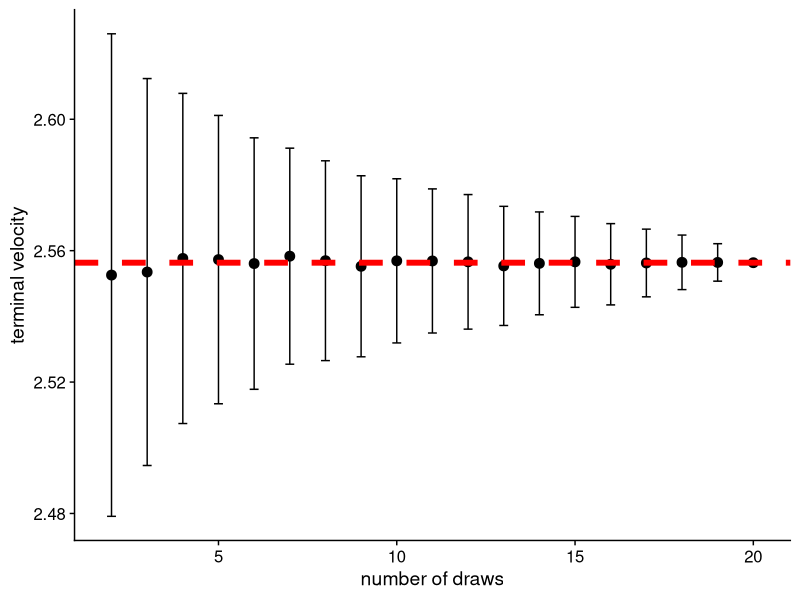
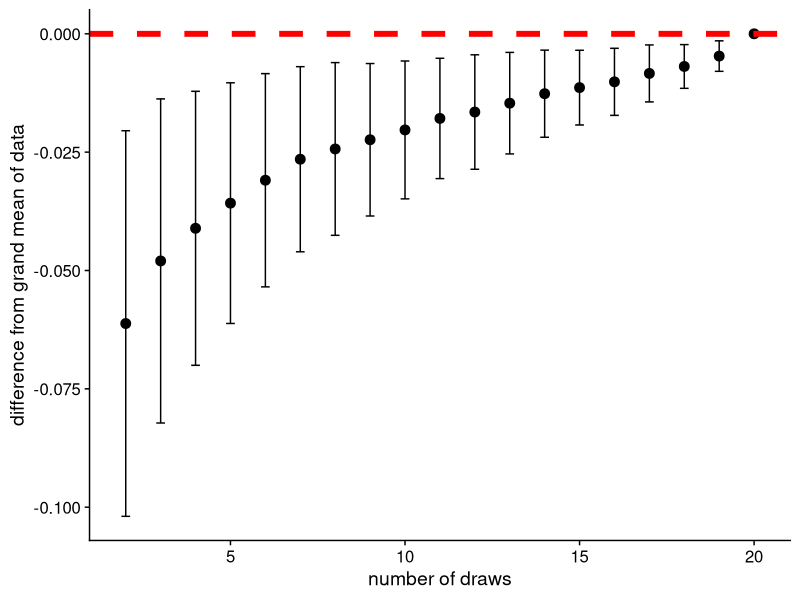
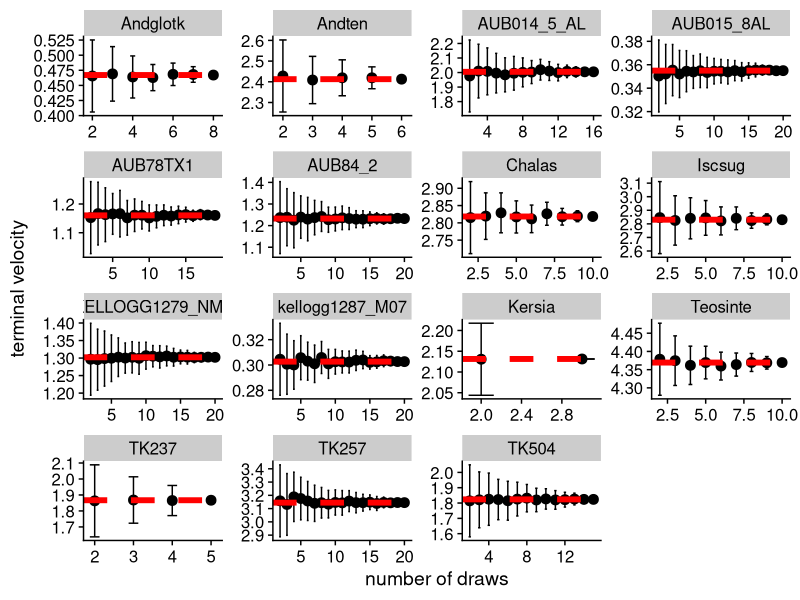
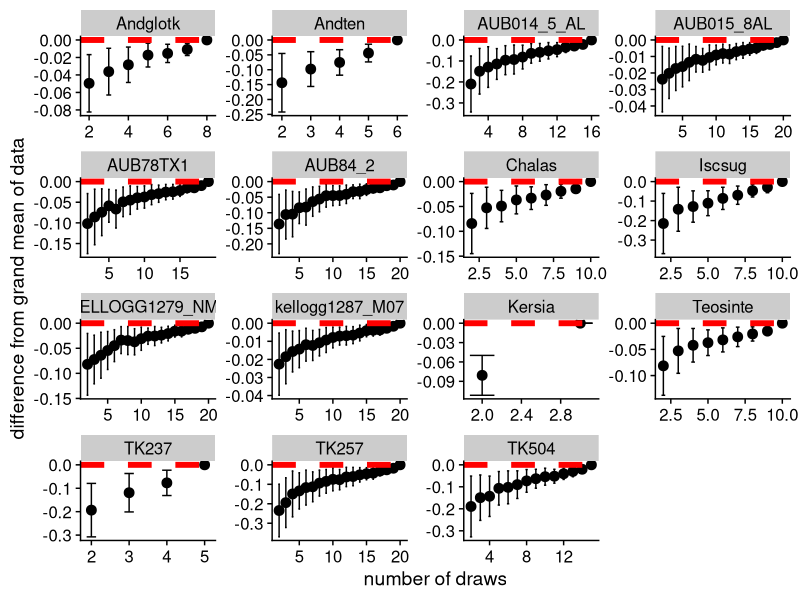
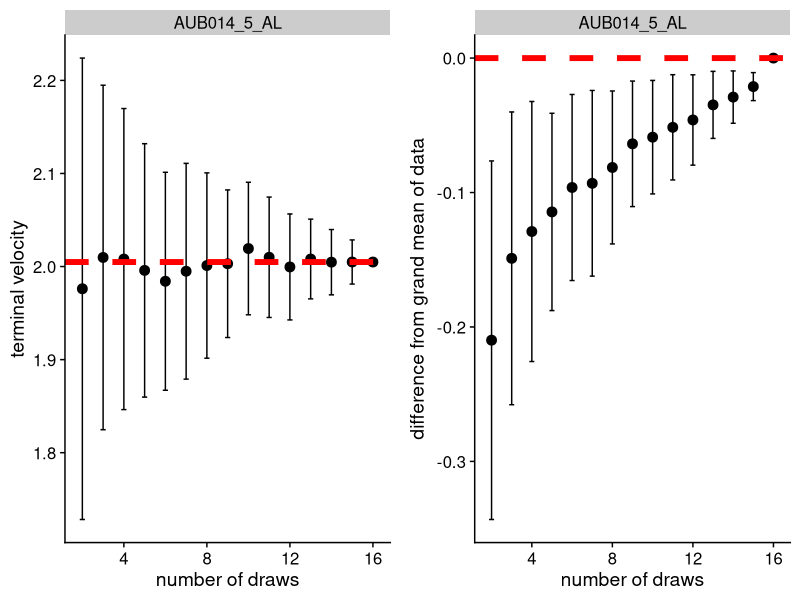
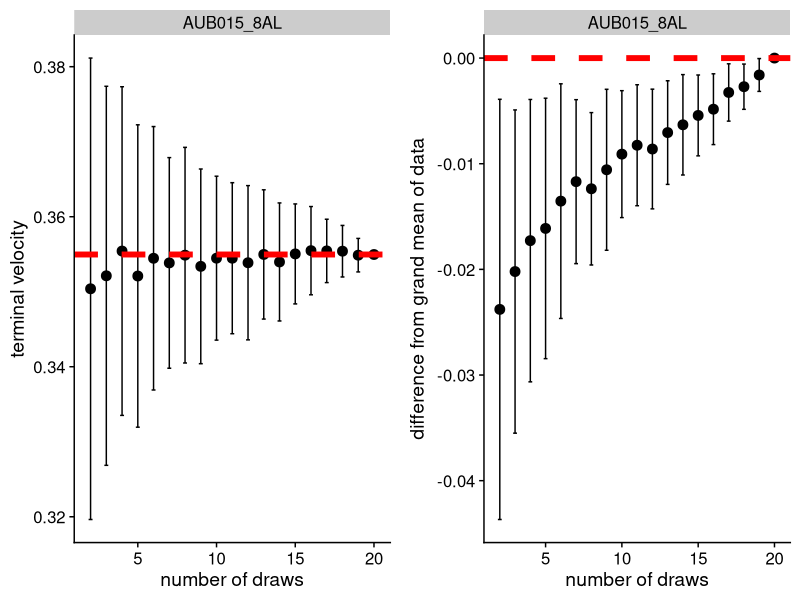
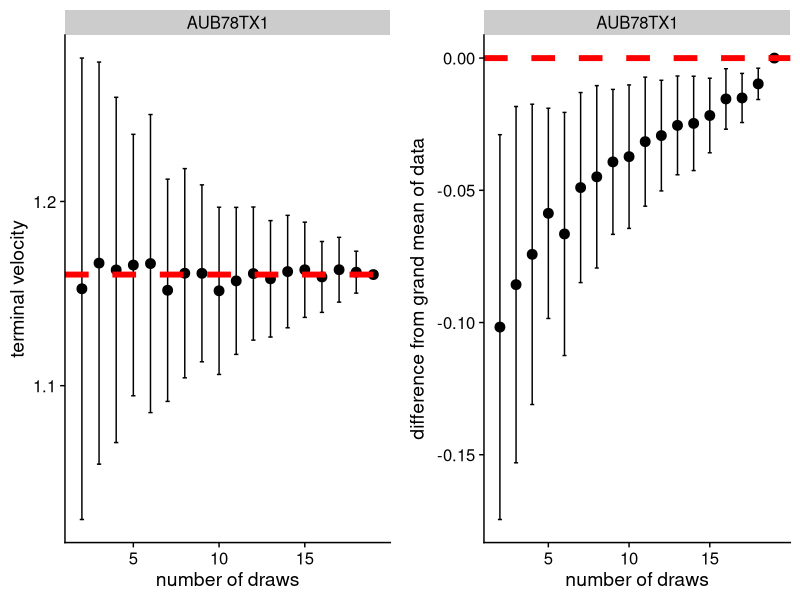
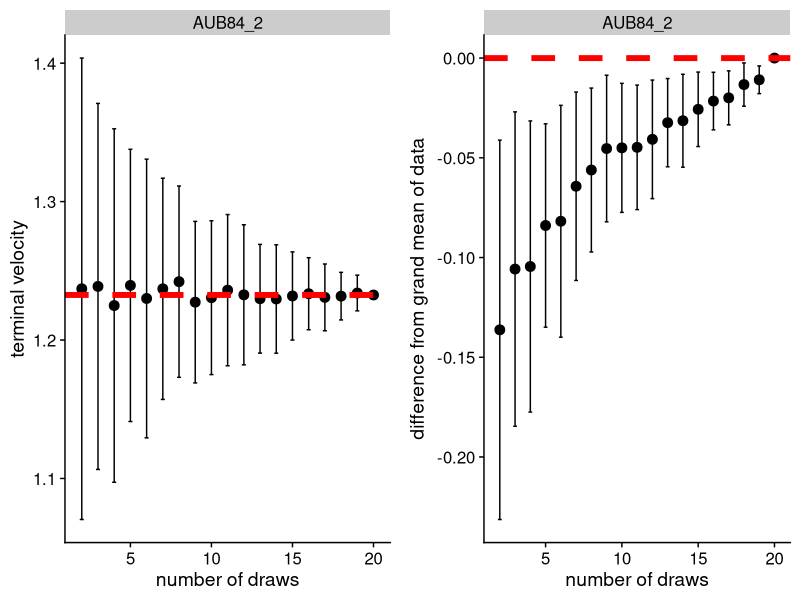

Recreate these plots in R, in order.
## ---- chunk 1
rm(list = ls())
library(tidyverse)
library(cowplot)
library(readxl)
theme_set(theme_cowplot())
## ---- chunk 2
# PROLOG   ##############################################################################

# PROJECT: Andropogonae_dispersaltraits
# PURPOSE: Determine the number of drops needed for each species.
# AUTHOR:  Lauren Sullivan (llsull@msu.edu)
# COLLAB:  Toby Kellogg, Kurt Petersen, Binbin Wang, Huijie Wu
# CREATED: 7 April 2021
# LATEST:  8 Oct 2024
# NOTES:   
#
# FILES:   "terminal_velocity.csv" - tv and mass data for all dropped seeds
#
#
  

# PROLOG   ##############################################################################
## ---- chunk 3

## Set up dataset
set.seed(4)

species <- rep("spp1", 60)
id <- c(seq(1,20,1), seq(1,20,1), seq(1,20,1))
rep <-c(rep(1,20), rep(2,20), rep(3,20))
tv <- c(rnorm(60, 2.5, 0.25))

dat <- data.frame(Species = species,
                  ID = id,
                  Rep = rep,
                  TV = tv)
dat <- dat %>%
        arrange(Species, ID, Rep)


## get mean TV based on 3 reps of each seed
dat_mean <- dat %>%
              group_by(Species, ID) %>%
              summarize(mean_tv = mean(TV))


grand_mean <- mean(dat_mean$mean_tv)
grand_sd <- sd(dat_mean$mean_tv)

## draw n individuals 1000 times, store and see how close you get to the grand mean.
reps <- 1000
n_draws <- seq(2,20,1)

results_all <- tibble(
  no_draws = numeric(),
  no_sims = numeric(),
  mean_tv = numeric(),
  diff = numeric()
)


for(ii in 1:length(n_draws-1)){
  
  #make a blank tibble  
  results_temp <- tibble(no_draws = rep(0, reps),
                  no_sim = rep(0, reps),
                  mean_tv = rep(0, reps),
                  mean_diff = rep(0, reps)
                  )  

  for(jj in 1:reps){
  
  #get a mean from the sample
  sample_mean <- mean(sample(dat_mean$mean_tv, size = n_draws[ii]), replace = FALSE)
    
  #fill the tibble  
  results_temp[jj,1] <- n_draws[ii]
  results_temp[jj,2] <- jj
  results_temp[jj,3] <- sample_mean
  results_temp[jj,4] <- abs(grand_mean - sample_mean)
  


  
  }
    #rbind to total results table
    results_all <- rbind(results_all, results_temp)
}

## ---- chunk 4

stats_sum <- results_all %>%
              group_by(no_draws) %>%
              summarize(tv_m = mean(mean_tv),
                        tv_sd = sd(mean_tv),
                        diff_m = mean(mean_diff),
                        diff_sd = sd(mean_diff))

# plot of means and errors
ggplot(stats_sum, aes(x = no_draws, y = tv_m))+
  geom_point(cex = 3)+
  geom_errorbar(aes(x = no_draws, ymin = tv_m - tv_sd, ymax = tv_m + tv_sd), width = 0.25) +
  geom_hline(yintercept=grand_mean, linetype="dashed", color = "red", size=2)+
  #geom_hline(yintercept=grand_mean+grand_sd, linetype="solid", color = "red", size=1)+
  #geom_hline(yintercept=grand_mean-grand_sd, linetype="solid", color = "red", size=1)+
  labs(x = "number of draws", y = "terminal velocity", main = "Mean Terminal Velocity")

# plot of differences and errors
ggplot(stats_sum, aes(x = no_draws, y = -diff_m))+
  geom_point(cex = 3)+
  geom_errorbar(aes(x = no_draws, ymin = -diff_m - diff_sd, ymax = -diff_m + diff_sd), width = 0.25) +
  geom_hline(yintercept=0, linetype="dashed", color = "red", size=2)+
  labs(x = "number of draws", y = "difference from grand mean of data", main = "Difference from Grand Mean")




## ---- chunk 5
## Set up dataset
set.seed(4)
seeddat <- read_csv("terminal_velocity.csv")

#parameters
reps <- 100
#n_individual <- seq(1, length(unique(seeddat$Individual)), 1)
n_individual <- length(unique(seeddat$Individual))
individ_name <- as.character(unique(seeddat$Individual))


results_all <- tibble(
  individual = character(),
  no_draws = numeric(),
  no_sims = numeric(),
  mean_tv = numeric(),
  diff = numeric(),
  gm = numeric()
)


for(jj in 1:n_individual){
  #jj = 1
       
  #subset out the individuals
  individ <- seeddat %>%
                filter(Individual == individ_name[[jj]])
  #glimpse(individ)
  
  #define the number of draws because they all have different numbers of runs
  n_draws <- seq(2,nrow(individ),1)
  
  #calculate grand mean and sd per individual
  gm <- mean(individ$Vmean)
  #grand_sd <- sd(individ$Vmean)
   
  for(ii in 1:max(n_draws-1)){
    #ii = 1
  
    #make a blank tibble  
    results_temp <- tibble(individual = as.character(rep(0, reps)),
                    no_draws = rep(0, reps),
                    no_sim = rep(0, reps),
                    mean_tv = rep(0, reps),
                    mean_diff = rep(0, reps),
                    gm = rep(0, reps)
                    )     
  
       
    for(kk in 1:reps){
      #  kk = 1
          
      #get a mean from the sample
      sample_mean <- mean(sample(individ$Vmean, size = n_draws[ii]), replace = FALSE)
          
      #fill the tibble  
      results_temp[kk,1] <- unique(individ$Individual)
      results_temp[kk,2] <- n_draws[ii]
      results_temp[kk,3] <- kk
      results_temp[kk,4] <- sample_mean
      results_temp[kk,5] <- abs(gm - sample_mean)
      results_temp[kk,6] <- gm
  
  
    }
    #rbind to total results table
    results_all <- rbind(results_all, results_temp)
  }
}


## ---- chunk 6

stats_sum_data <- results_all %>%
                    group_by(individual, no_draws) %>%
                    summarize(tv_m = mean(mean_tv),
                              tv_sd = sd(mean_tv),
                              diff_m = mean(mean_diff),
                              diff_sd = sd(mean_diff),
                              gm = mean(gm))

# plot of means and errors
ggplot(stats_sum_data, aes(x = no_draws, y = tv_m))+
  geom_point(cex = 3)+
  geom_errorbar(aes(x = no_draws, ymin = tv_m - tv_sd, ymax = tv_m + tv_sd), width = 0.25)+
  geom_hline(aes(yintercept = gm), linetype="dashed", color = "red", size=2)+
  #geom_hline(yintercept=grand_mean+grand_sd, linetype="solid", color = "red", size=1)+
  #geom_hline(yintercept=grand_mean-grand_sd, linetype="solid", color = "red", size=1)+
  labs(x = "number of draws", y = "terminal velocity", main = "Mean Terminal Velocity")+
  facet_wrap(~ individual, scale = "free")


# plot of differences and errors
ggplot(stats_sum_data, aes(x = no_draws, y = -diff_m))+
  geom_point(cex = 3)+
  geom_errorbar(aes(x = no_draws, ymin = -diff_m - diff_sd, ymax = -diff_m + diff_sd), width = 0.25) +
  geom_hline(yintercept=0, linetype="dashed", color = "red", size=2)+
  labs(x = "number of draws", y = "difference from grand mean of data", main = "Difference from Grand Mean")+
  facet_wrap(~ individual, scale = "free")




## ---- chunk 7
for(jj in 1:n_individual){
  #jj = 5

  #subset out the individuals
  individ <- stats_sum_data %>%
                filter(individual == individ_name[[jj]])

a <- ggplot(individ, aes(x = no_draws, y = tv_m))+
        geom_point(cex = 3)+
        geom_errorbar(aes(x = no_draws, ymin = tv_m - tv_sd, ymax = tv_m + tv_sd), width = 0.25)+
        geom_hline(aes(yintercept = gm), linetype="dashed", color = "red", size=2)+
        #geom_hline(yintercept=grand_mean+grand_sd, linetype="solid", color = "red", size=1)+
        #geom_hline(yintercept=grand_mean-grand_sd, linetype="solid", color = "red", size=1)+
        labs(x = "number of draws", y = "terminal velocity", main = "Mean Terminal Velocity")+
        facet_wrap(~ individual, scale = "free")


# plot of differences and errors
b <- ggplot(individ, aes(x = no_draws, y = -diff_m))+
        geom_point(cex = 3)+
        geom_errorbar(aes(x = no_draws, ymin = -diff_m - diff_sd, ymax = -diff_m + diff_sd), width = 0.25) +
        geom_hline(yintercept=0, linetype="dashed", color = "red", size=2)+
        labs(x = "number of draws", y = "difference from grand mean of data", main = "Difference from Grand Mean")+
        facet_wrap(~ individual, scale = "free")


print(plot_grid(a, b, nrow = 1))

}

